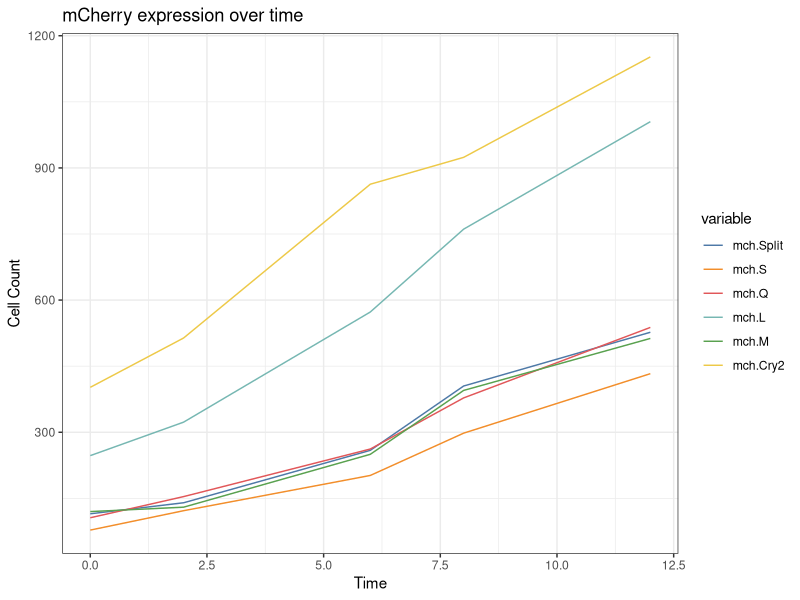
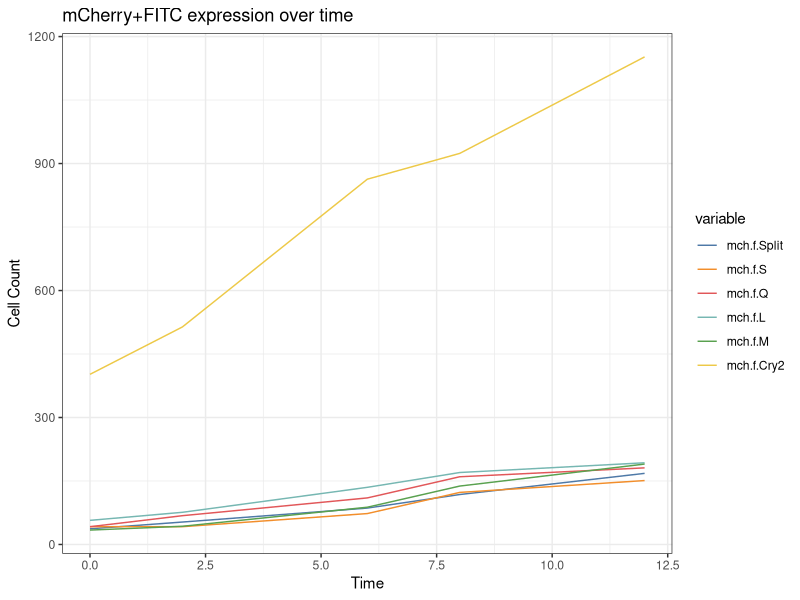
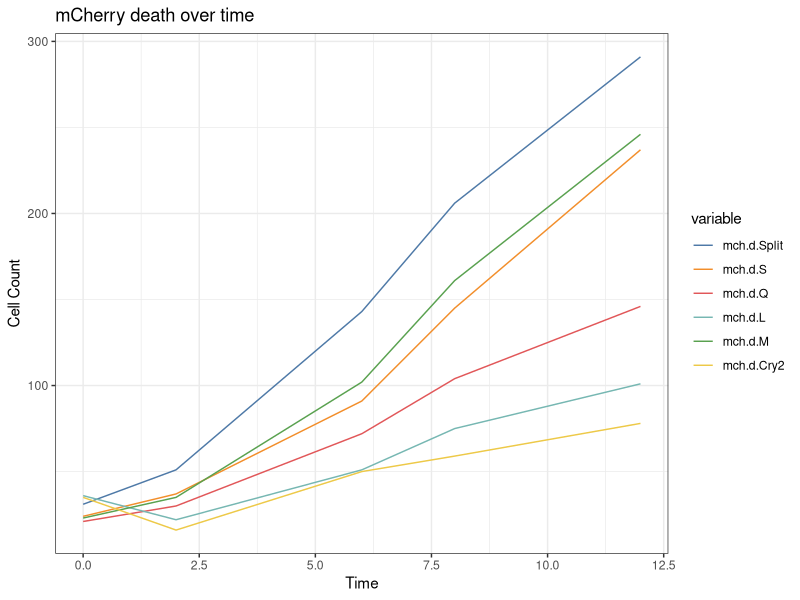
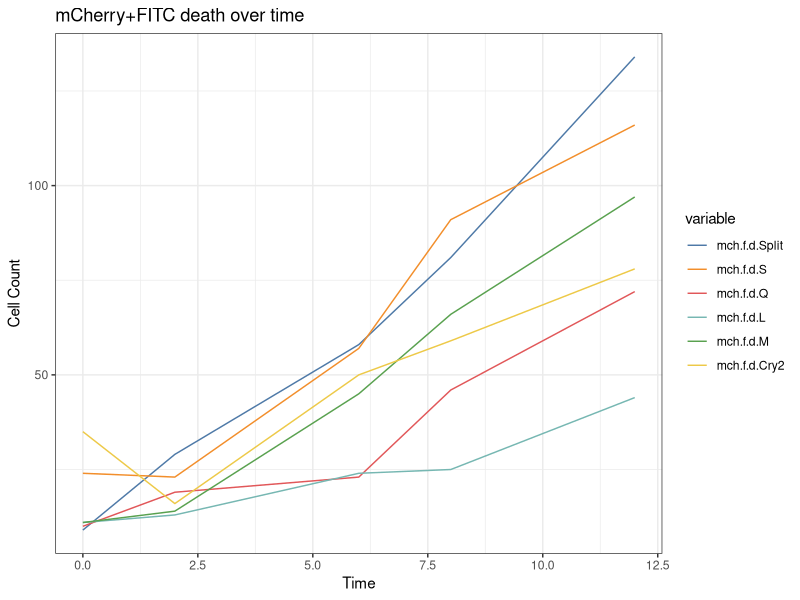
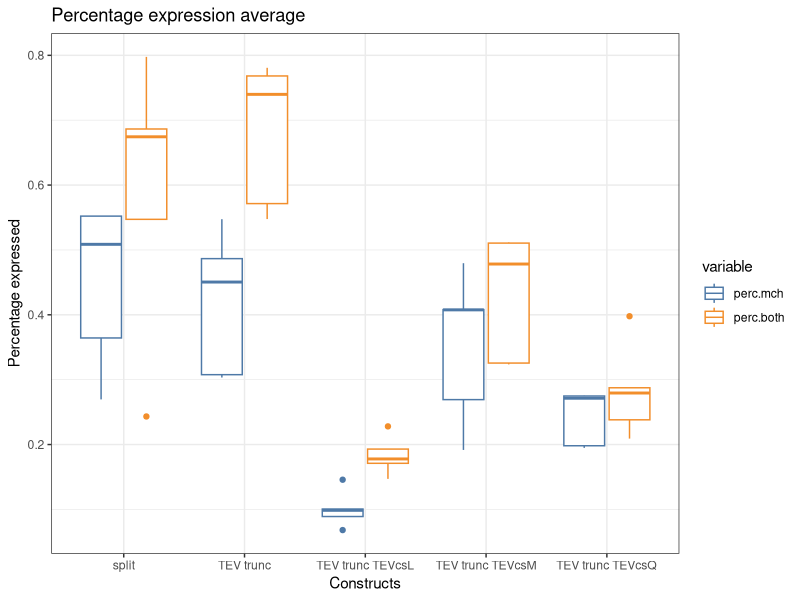
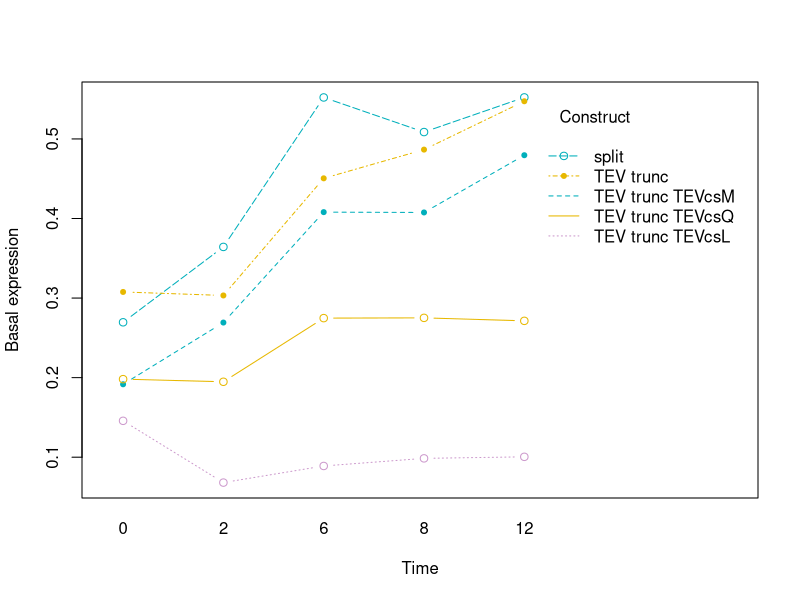
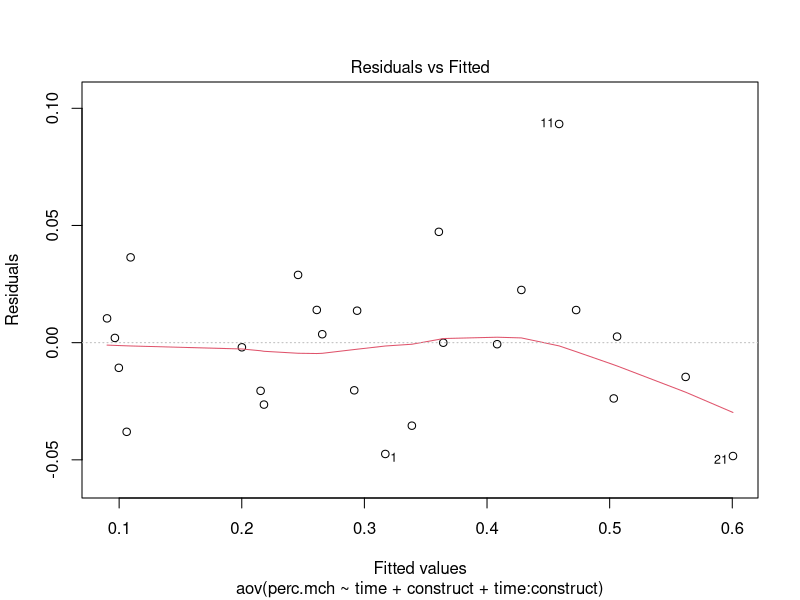
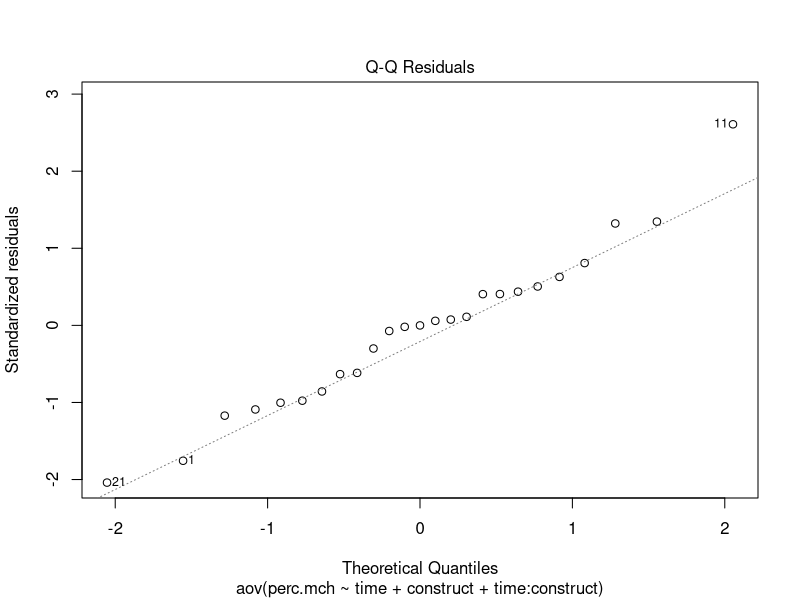

The R source for these figures, in order:
## ---- chunk 1
options(width = 400)
## ---- chunk 2
install.packages("reshape",repos = "http://cran.us.r-project.org")
install.packages("ggthemes",,repos = "http://cran.us.r-project.org")
library(ggplot2)
library(reshape)
library(ggthemes)
# read in time point data
tpdata <- read.csv(
  file = "expression over time.csv",
  header = TRUE,
  sep = ",",
  dec = "."
)
head(tpdata)

# subset data to create groups 
mchdata <- tpdata[c(1:7)]
mchfdata <- tpdata[c(1,8:13)]
mchddata <- tpdata[c(1,14:19)]
mchfddata <- tpdata[c(1,20:25)]


# melt data so that multiple lines can be plotted together 
mchdata.m <-melt(mchdata,id.vars="time")
mchfdata.m <-melt(mchfdata,id.vars="time")
mchddata.m <-melt(mchddata,id.vars="time")
mchfddata.m <-melt(mchfddata,id.vars="time")


# plot time point data
ggplot(mchdata.m, aes(x=time, y=value, colour=variable)) +
    geom_line() + 
    theme_bw()+scale_colour_tableau()+
    labs(x="Time", y="Cell Count", title='mCherry expression over time')

ggplot(mchfdata.m, aes(x=time, y=value, colour=variable)) +
    geom_line() + 
    theme_bw()+scale_colour_tableau()+
  labs(x="Time", y="Cell Count", title='mCherry+FITC expression over time')  

ggplot(mchddata.m, aes(x=time, y=value, colour=variable)) +
    geom_line() + 
    theme_bw()+scale_colour_tableau()+
  labs(x="Time", y="Cell Count", title='mCherry death over time') 

ggplot(mchfddata.m, aes(x=time, y=value, colour=variable)) +
    geom_line() + 
    theme_bw()+scale_colour_tableau()+
  labs(x="Time", y="Cell Count", title='mCherry+FITC death over time') 
## ---- chunk 3
# load death expression data
library(dplyr)
library(tidyr)
library(ggplot2)
library(ggthemes)
dedata <- read.csv(
  file = "death expression.csv",
  header = TRUE,
  sep = ",",
  dec = "."
)
head(dedata)

# calculate the % dying/expressing cell by comparing the +DAPI groups with the no DAPI groups  
dedata$perc.mch<-dedata$Dapi.mCh/dedata$mCh
dedata$perc.fitc<-dedata$Dapi.Fitc/dedata$FITC
dedata$perc.both<-dedata$Dapi.Both/dedata$both

# assign stimulated/unstimulated status based on plate setup
dedata$status[dedata$cond>5] <- 1
dedata$status[dedata$cond<6] <- 0
dedata$status[dedata$cond>10] <- "control"
dedata$status[dedata$cond==12]<-"cry2"

# filter by status 
stim<-filter(dedata,status=="1")
base<-filter(dedata,status=="0")

# find difference between basal and stimulated (mcherry only and mcherry+fitc)
difstim<-data.frame(base$time,base$perc.mch,stim$perc.both)
difstim$delta<-difstim$stim.perc.both-difstim$base.perc.mch
names(difstim)[1:3] <- c('time',"perc.mch","perc.both")
difstim$construct<-rep(c("split","TEV trunc","TEV trunc TEVcsQ","TEV trunc TEVcsL","TEV trunc TEVcsM"),times=5)
# rename constructs 
difstim.m <-melt(difstim,id.vars="construct")

# plot average percent expression for all the constructs 
difstim.m<-melt(difstim, id = "construct", measure = c("perc.mch","perc.both"))
ggplot(difstim.m, aes(x=construct, y=value, colour=variable)) +
    geom_boxplot() + 
    theme_bw()+scale_colour_tableau()+
    labs(x="Constructs", y="Percentage expressed",title='Percentage expression average') 

# paired t-test on the difference between unstimulated and stimulated groups 
t.test(difstim$perc.both,difstim$perc.mch, paired = TRUE, alternative = "two.sided")

# plot the basal expression 
interaction.plot(x.factor = difstim$time, trace.factor = difstim$construct, 
                 response = difstim$perc.mch, fun = mean, 
                 xlab = "Time", ylab="Basal expression",
                 type = "b", legend = TRUE, 
                 labs(fill='Construct'),
                 pch=c(1,20),col = c("#00AFBB", "#E7B800","#CC99CC"))

# two-way anova on the interaction effects of constructs/time on basal expression 
aov1 <- aov( perc.mch~ time + construct + time:construct, data = difstim)
summary(aov1)
# variance check
plot(aov1, 1)
# normality check
plot(aov1, 2)


# plot the stimulated expression 
interaction.plot(x.factor = difstim$time, trace.factor = difstim$construct, 
                 response = difstim$perc.both, fun = mean, 
                 xlab = "Time", ylab="Stimulated expression",
                 type = "b", legend = TRUE, 
                 labs(fill='Construct'),
                 pch=c(1,20),col = c("#00AFBB", "#E7B800","#CC99CC"))

# two-way anova on the interaction effects of constructs/time on stimulated expression 
aov2 <- aov( perc.both~ time + construct + time:construct, data = difstim)
summary(aov2)
# variance check
plot(aov2, 1)
# normality check
plot(aov2, 2)


# plot the stimulation difference over time with respect to each construct
interaction.plot(x.factor = difstim$time, trace.factor = difstim$construct, 
                 response = difstim$delta, fun = mean, 
                 xlab = "Time", ylab="Stimulation difference",
                 type = "b", legend = TRUE, 
                 labs(fill='Construct'),
                 pch=c(1,20), col = c("#00AFBB", "#E7B800","#CC99CC"))

# two-way anova on the interaction effects of constructs/time on stimulation difference 
aov3 <- aov( delta~ time + construct + time:construct, data = difstim)
summary(aov3)
# variance check
plot(aov3, 1)
# normality check
plot(aov3, 2)
